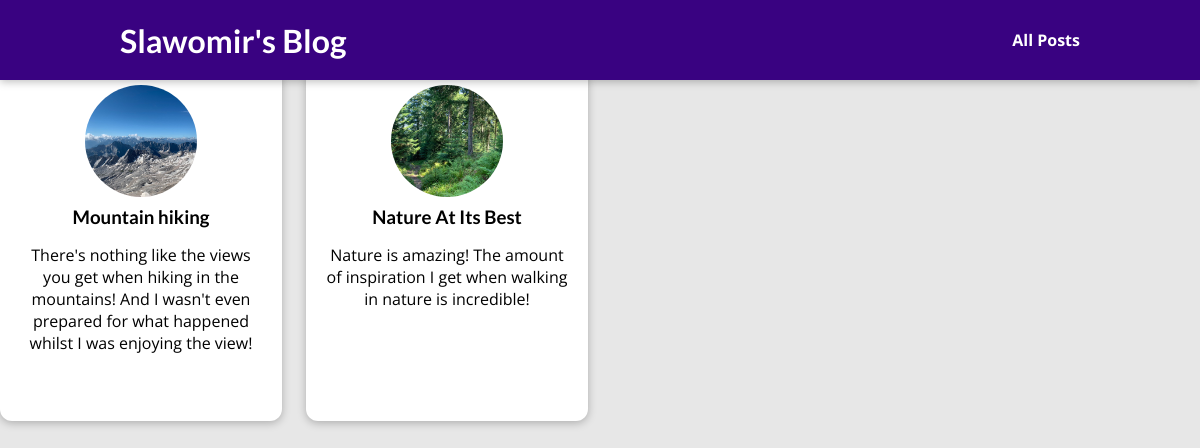
The app's page /post, older data.
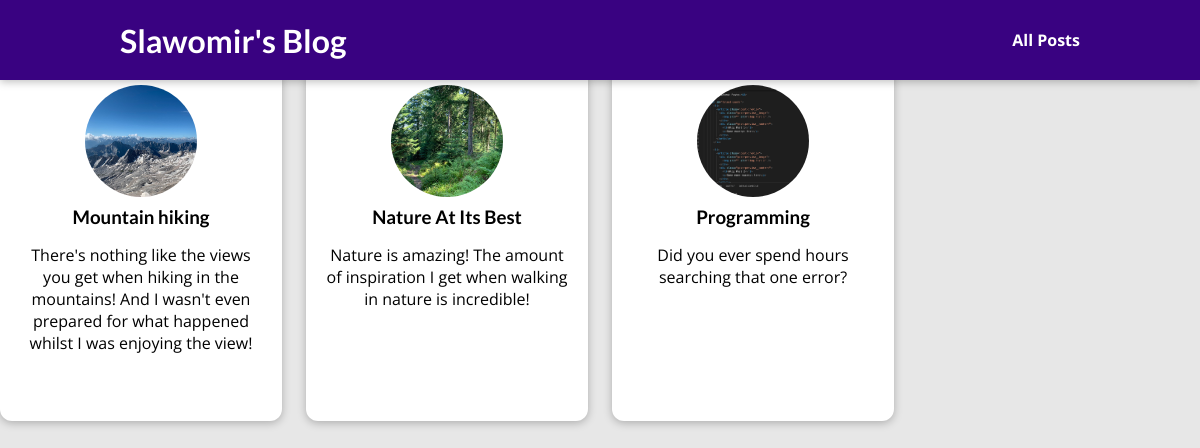
The same page, newer data.
### blog/models.py (models this page shows)
class Post(models.Model):
    title = models.CharField(null=True, max_length=50)
    excerpt = models.CharField(null=True, max_length=200)
    image_name = models.CharField(null=True, max_length=100)
    date = models.DateField(auto_now=True)
    slug = models.SlugField(null=True, unique=True, db_index=True)
    content = models.TextField(null=True, validators=[MinLengthValidator(10)])
    author = models.ForeignKey(
        Author, on_delete=models.SET_NULL, null=True, related_name="posts")
    tags = models.ManyToManyField(Tag)

### blog/views.py (the view)
# urls.py: path("post", views.PostsView.as_view(), name="post-page"),
class PostsView(ListView):
    template_name = 'blog/all-posts.html'
    model = Post

### blog/templates/blog/all-posts.html (shortened to what this page needs)
{% extends "base.html" %}
{% load static %}
{% block css_files %}
<link rel="stylesheet" href="{% static 'blog/post.css' %}">
<link rel="stylesheet" href="{% static 'blog/all-posts.css' %}"/>
{% endblock %}
{% block content %}
<section class="all-posts">
<h2>My collected posts</h2>
<ul>
  {% for post in object_list %}
  {% include "blog/includes/post.html" %}
  {% endfor %}
</ul>
</section>
{% endblock %}

### blog/templates/blog/includes/post.html
{% load static %}
<li>
    <article class="post">
      <a href="{% url 'post-detail-page' post.slug %}">
        <img src="{% static 'blog/images/'|add:post.image_name %}" alt="{{ post.title }}" />
        <div class="post__content">
          <h3>{{ post.title }}</h3>
          <p>{{ post.excerpt }}</p>
        </div>
      </a>
    </article>
  </li>

Row changes from the older to the newer data that the page shows:
added Post: image_name (picture), title "Programming", excerpt "Did you ever spend hours searching that one error?"
